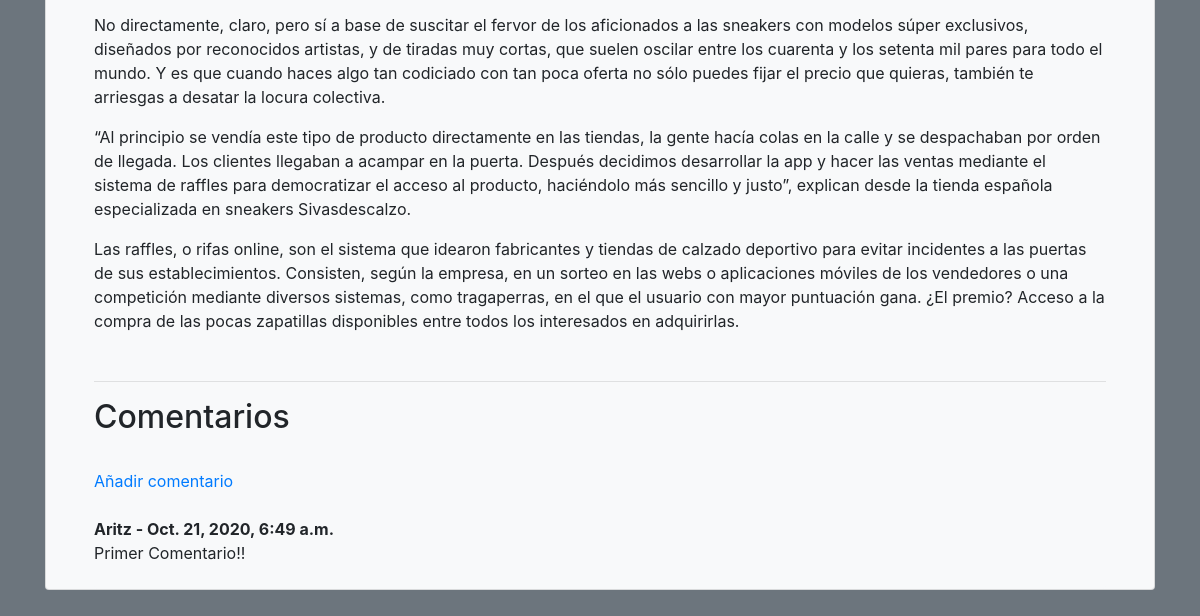
The app's page /post_detail/2/ (lower part), older data.
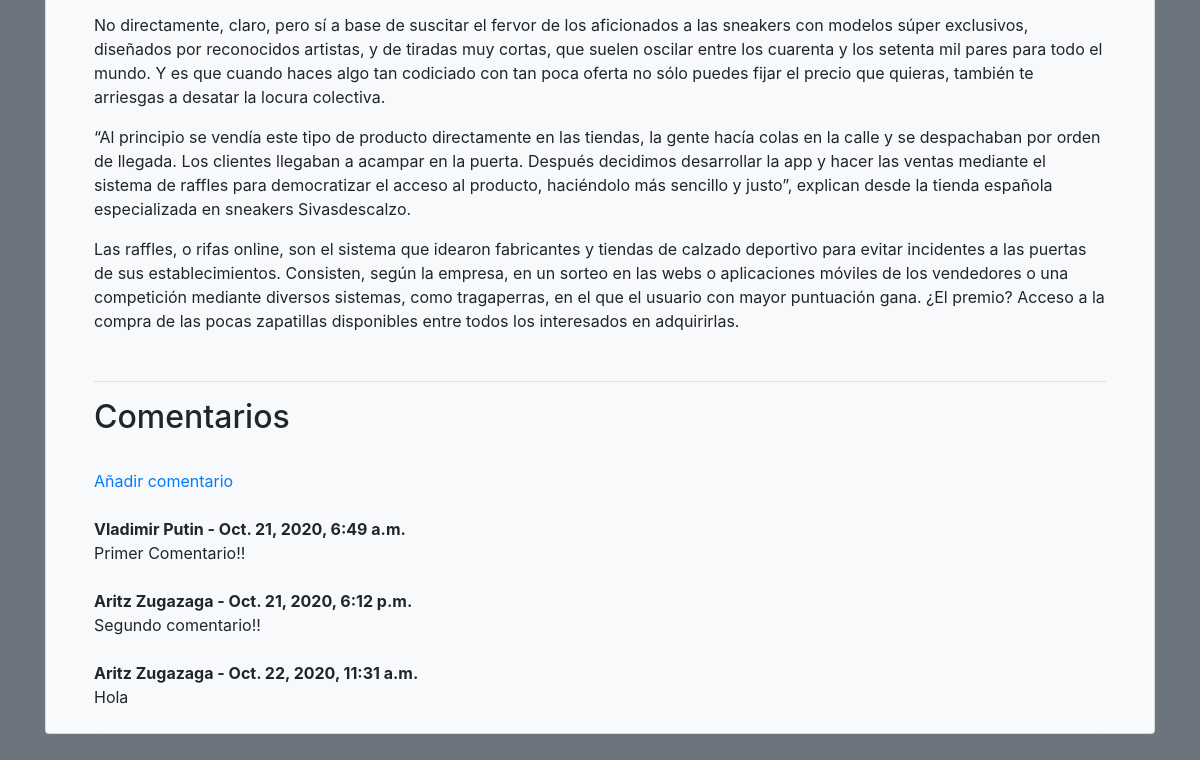
The same page, newer data.
### App/models.py (models this page shows, shortened)
class Comment(models.Model):
    post = models.ForeignKey(App, related_name="comments", on_delete=models.CASCADE)
    name = models.CharField(max_length=255)
    body = models.TextField()
    date = models.DateTimeField(auto_now_add=True)

### App/views.py (the view)
# urls.py: path('post_detail/<int:pk>/', post_detail, name = 'post_detail'),
def post_detail(request, pk):
    post = get_object_or_404(App, pk=pk)
    return render(request, "post_detail.html", {'post':post})

### templates/post_detail.html (shortened to what this page needs)
{% extends 'base.html' %}
{% block content%}
    <br></br>
    <div class="card bg-light">
        <div class="card bg-light mx-5 border-0">
            <br></br>
            <p> {{post.body|linebreaks}}</p>
            <hr>
            <h2>Comentarios</h2>
            {% if not post.comments.all %}
                Todavía no hay ningún comentario...
                <br></br>
                <a href="{% url 'add_comment' post.pk %}">Añadir comentario</a>
                <br></br>
            {% else %}
                <a href="{% url 'add_comment' post.pk %}">Añadir comentario</a>
                {% for comment in post.comments.all %}
                    <strong>
                        {{ comment.name }} -
                        {{ comment.date }}
                    </strong>
                    {{ comment.body }}
                    <br></br>
                {% endfor %}
            {% endif %}
        </div>
    </div>
    <br></br>
{% endblock %}

Row changes from the older to the newer data that the page shows:
changed Comment "Primer Comentario!!": name "Aritz" → "Vladimir Putin"
added Comment: name "Aritz Zugazaga", date "Oct. 21, 2020, 6:12 p.m.", body "Segundo comentario!!"
added Comment: name "Aritz Zugazaga", date "Oct. 22, 2020, 11:31 a.m.", body "Hola"
